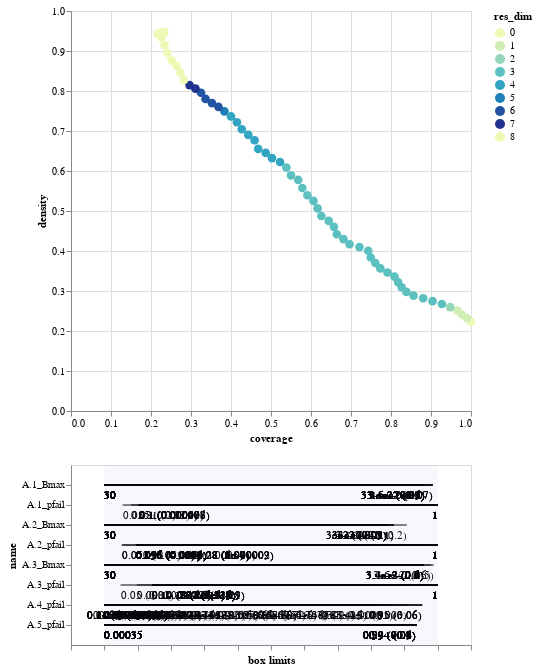

Source (notebook cell):
### Code cell
box.inspect_tradeoff()

### Figure 1 — Vega-Lite specification as saved in the notebook (floating-point values rounded to 4 significant figures; data arrays with more than 128 entries replaced by an {"elided": "..."} marker saying what was removed)
{"config": {"view": {"continuousWidth": 400, "continuousHeight": 300}}, "vconcat": [{"data": {"name": "data-114be49dfb605def143409e3933ea396"}, "mark": {"type": "circle", "size": 75}, "encoding": {"color": {"type": "ordinal", "field": "res_dim", "scale": {"range": ["#eff9b6", "#d0edb3", "#97d6b9", "#5dc0c0", "#31a5c2", "#1f80b8", "#2354a3", "#21318d"]}}, "opacity": {"condition": {"value": 1, "selection": "selector001"}, "value": 0.4}, "tooltip": [{"type": "ordinal", "field": "id"}, {"type": "quantitative", "field": "coverage", "format": ".2"}, {"type": "quantitative", "field": "density", "format": ".2"}, {"type": "ordinal", "field": "res_dim"}], "x": {"type": "quantitative", "field": "coverage"}, "y": {"type": "quantitative", "field": "density"}}, "height": 400, "selection": {"selector001": {"type": "single", "fields": ["id"]}}, "width": 400}, {"layer": [{"data": {"name": "data-e1894ce17db43bb0b4fbb9419f4625ed"}, "mark": "rule", "encoding": {"x": {"type": "quantitative", "axis": {"grid": false, "labels": false, "title": "box limits"}, "field": "x_lower", "scale": {"domain": [0, 1], "padding": 0.1}}, "x2": {"field": "x_upper"}, "y": {"type": "nominal", "field": "name", "scale": {"padding": 1.0}}}, "transform": [{"calculate": "(datum.x1-datum.minimum)/(datum.maximum-datum.minimum)", "as": "x_lower"}, {"calculate": "(datum.x2-datum.minimum)/(datum.maximum-datum.minimum)", "as": "x_upper"}, {"filter": {"selection": "selector001"}}], "width": 400}, {"data": {"name": "data-e1894ce17db43bb0b4fbb9419f4625ed"}, "mark": {"type": "text", "align": "left", "baseline": "top", "dy": 5}, "encoding": {"text": {"type": "ordinal", "field": "text"}, "x": {"type": "quantitative", "axis": {"grid": false, "labels": false, "title": "box limits"}, "field": "x_lower", "scale": {"domain": [0, 1], "padding": 0.1}}, "x2": {"field": "x_upper"}, "y": {"type": "nominal", "field": "name", "scale": {"padding": 1.0}}}, "transform": [{"calculate": "(datum.x1-datum.minimum)/(datum.maximum-datum.minimum)", "as": "x_lower"}, {"calculate": "(datum.x2-datum.minimum)/(datum.maximum-datum.minimum)", "as": "x_upper"}, {"filter": {"selection": "selector001"}}, {"calculate": "datum.qp_lower>0?format(datum.x1, \".2\")+\" (\"+format(datum.qp_lower, \".1~g\")+\")\" :format(datum.x1, \".2\")", "as": "text"}], "width": 400}, {"data": {"name": "data-e1894ce17db43bb0b4fbb9419f4625ed"}, "mark": {"type": "text", "align": "right", "baseline": "top", "dy": 5}, "encoding": {"text": {"type": "ordinal", "field": "text"}, "x": {"type": "quantitative", "field": "x_upper"}, "x2": {"field": "x_upper"}, "y": {"type": "nominal", "field": "name", "scale": {"padding": 1.0}}}, "transform": [{"calculate": "(datum.x1-datum.minimum)/(datum.maximum-datum.minimum)", "as": "x_lower"}, {"calculate": "(datum.x2-datum.minimum)/(datum.maximum-datum.minimum)", "as": "x_upper"}, {"filter": {"selection": "selector001"}}, {"calculate": "datum.qp_upper>0?format(datum.x2, \".2\")+\" (\"+format(datum.qp_upper, \".1\")+\")\" :format(datum.x2, \".2\")", "as": "text"}], "width": 400}, {"data": {"name": "data-bb8d07f6df3d47a6a475317795287b23"}, "mark": {"type": "rect", "opacity": 0.05}, "encoding": {"x": {"type": "quantitative", "field": "start"}, "x2": {"field": "end"}}}, {"data": {"name": "data-d751713988987e9331980363e24189ce"}, "mark": "point", "encoding": {"x": {"type": "quantitative", "field": "x"}, "y": {"type": "nominal", "field": "name"}}, "transform": [{"filter": {"selection": "selector001"}}], "width": 400}, {"data": {"name": "data-d751713988987e9331980363e24189ce"}, "mark": {"type": "text", "align": "center", "baseline": "top", "dy": 5}, "encoding": {"text": {"type": "nominal", "field": "item"}, "x": {"type": "quantitative", "field": "x"}, "y": {"type": "nominal", "field": "name"}}, "transform": [{"filter": {"selection": "selector001"}}], "width": 400}]}], "$schema": "https://vega.github.io/schema/vega-lite/v4.8.1.json", "datasets": {"data-114be49dfb605def143409e3933ea396": [{"coverage": 1.0, "density": 0.2227, "id": 0, "mass": 1.0, "mean": 0.2227, "res_dim": 0}, {"coverage": 0.9897, "density": 0.232, "id": 1, "mass": 0.95, "mean": 0.232, "res_dim": 1}, {"coverage": 0.9775, "density": 0.2414, "id": 2, "mass": 0.902, "mean": 0.2414, "res_dim": 1}, {"coverage": 0.9659, "density": 0.2513, "id": 3, "mass": 0.856, "mean": 0.2513, "res_dim": 1}, {"coverage": 0.9479, "density": 0.2597, "id": 4, "mass": 0.813, "mean": 0.2597, "res_dim": 2}, {"coverage": 0.9273, "density": 0.2675, "id": 5, "mass": 0.772, "mean": 0.2675, "res_dim": 3}, {"coverage": 0.9039, "density": 0.2746, "id": 6, "mass": 0.733, "mean": 0.2746, "res_dim": 3}, {"coverage": 0.8806, "density": 0.2818, "id": 7, "mass": 0.696, "mean": 0.2818, "res_dim": 3}, {"coverage": 0.8563, "density": 0.2885, "id": 8, "mass": 0.661, "mean": 0.2885, "res_dim": 3}, {"coverage": 0.8383, "density": 0.2978, "id": 9, "mass": 0.627, "mean": 0.2978, "res_dim": 3}, {"coverage": 0.8267, "density": 0.3094, "id": 10, "mass": 0.595, "mean": 0.3094, "res_dim": 3}, {"coverage": 0.8177, "density": 0.3223, "id": 11, "mass": 0.565, "mean": 0.3223, "res_dim": 3}, {"coverage": 0.8087, "density": 0.336, "id": 12, "mass": 0.536, "mean": 0.336, "res_dim": 3}, {"coverage": 0.7912, "density": 0.3462, "id": 13, "mass": 0.509, "mean": 0.3462, "res_dim": 3}, {"coverage": 0.7732, "density": 0.3565, "id": 14, "mass": 0.483, "mean": 0.3565, "res_dim": 3}, {"coverage": 0.7607, "density": 0.3699, "id": 15, "mass": 0.458, "mean": 0.3699, "res_dim": 3}, {"coverage": 0.7494, "density": 0.3837, "id": 16, "mass": 0.435, "mean": 0.3837, "res_dim": 3}, {"coverage": 0.7432, "density": 0.4007, "id": 17, "mass": 0.413, "mean": 0.4007, "res_dim": 3}, {"coverage": 0.7211, "density": 0.4097, "id": 18, "mass": 0.392, "mean": 0.4097, "res_dim": 3}, {"coverage": 0.6965, "density": 0.4169, "id": 19, "mass": 0.372, "mean": 0.4169, "res_dim": 3}, {"coverage": 0.6812, "density": 0.4297, "id": 20, "mass": 0.353, "mean": 0.4297, "res_dim": 3}, {"coverage": 0.6646, "density": 0.4418, "id": 21, "mass": 0.335, "mean": 0.4418, "res_dim": 3}, {"coverage": 0.6574, "density": 0.4604, "id": 22, "mass": 0.318, "mean": 0.4604, "res_dim": 3}, {"coverage": 0.6444, "density": 0.4752, "id": 23, "mass": 0.302, "mean": 0.4752, "res_dim": 3}, {"coverage": 0.626, "density": 0.4874, "id": 24, "mass": 0.286, "mean": 0.4874, "res_dim": 3}, {"coverage": 0.6165, "density": 0.5066, "id": 25, "mass": 0.271, "mean": 0.5066, "res_dim": 3}, {"coverage": 0.6062, "density": 0.5253, "id": 26, "mass": 0.257, "mean": 0.5253, "res_dim": 3}, {"coverage": 0.5909, "density": 0.5393, "id": 27, "mass": 0.244, "mean": 0.5393, "res_dim": 3}, {"coverage": 0.5784, "density": 0.5576, "id": 28, "mass": 0.231, "mean": 0.5576, "res_dim": 3}, {"coverage": 0.568, "density": 0.5776, "id": 29, "mass": 0.219, "mean": 0.5776, "res_dim": 3}, {"coverage": 0.5501, "density": 0.5889, "id": 30, "mass": 0.208, "mean": 0.5889, "res_dim": 3}, {"coverage": 0.5384, "density": 0.6086, "id": 31, "mass": 0.197, "mean": 0.6086, "res_dim": 3}, {"coverage": 0.5227, "density": 0.6225, "id": 32, "mass": 0.187, "mean": 0.6225, "res_dim": 4}, {"coverage": 0.5025, "density": 0.6322, "id": 33, "mass": 0.177, "mean": 0.6322, "res_dim": 4}, {"coverage": 0.4868, "density": 0.6452, "id": 34, "mass": 0.168, "mean": 0.6452, "res_dim": 4}, {"coverage": 0.4679, "density": 0.6553, "id": 35, "mass": 0.159, "mean": 0.6553, "res_dim": 4}, {"coverage": 0.4589, "density": 0.6768, "id": 36, "mass": 0.151, "mean": 0.6768, "res_dim": 4}, {"coverage": 0.4432, "density": 0.6902, "id": 37, "mass": 0.143, "mean": 0.6902, "res_dim": 4}, {"coverage": 0.427, "density": 0.7044, "id": 38, "mass": 0.135, "mean": 0.7044, "res_dim": 4}, {"coverage": 0.4149, "density": 0.7219, "id": 39, "mass": 0.128, "mean": 0.7219, "res_dim": 4}, {"coverage": 0.4001, "density": 0.7364, "id": 40, "mass": 0.121, "mean": 0.7364, "res_dim": 4}, {"coverage": 0.3835, "density": 0.7491, "id": 41, "mass": 0.114, "mean": 0.7491, "res_dim": 5}, {"coverage": 0.3687, "density": 0.7602, "id": 42, "mass": 0.108, "mean": 0.7602, "res_dim": 6}, {"coverage": 0.3525, "density": 0.7696, "id": 43, "mass": 0.102, "mean": 0.7696, "res_dim": 6}, {"coverage": 0.3363, "density": 0.7802, "id": 44, "mass": 0.096, "mean": 0.7802, "res_dim": 6}, {"coverage": 0.3251, "density": 0.7956, "id": 45, "mass": 0.091, "mean": 0.7956, "res_dim": 6}, {"coverage": 0.3112, "density": 0.8058, "id": 46, "mass": 0.086, "mean": 0.8058, "res_dim": 7}, {"coverage": 0.2964, "density": 0.8148, "id": 47, "mass": 0.081, "mean": 0.8148, "res_dim": 7}, {"coverage": 0.2824, "density": 0.8276, "id": 48, "mass": 0.076, "mean": 0.8276, "res_dim": 8}, {"coverage": 0.2735, "density": 0.8458, "id": 49, "mass": 0.072, "mean": 0.8458, "res_dim": 8}, {"coverage": 0.2636, "density": 0.8632, "id": 50, "mass": 0.068, "mean": 0.8632, "res_dim": 8}, {"coverage": 0.2519, "density": 0.8766, "id": 51, "mass": 0.064, "mean": 0.8766, "res_dim": 8}, {"coverage": 0.2411, "density": 0.895, "id": 52, "mass": 0.06, "mean": 0.895, "res_dim": 8}, {"coverage": 0.2339, "density": 0.914, "id": 53, "mass": 0.057, "mean": 0.914, "res_dim": 8}, {"coverage": 0.2263, "density": 0.9333, "id": 54, "mass": 0.054, "mean": 0.9333, "res_dim": 8}, {"coverage": 0.216, "density": 0.9431, "id": 55, "mass": 0.051, "mean": 0.9431, "res_dim": 8}, {"coverage": 0.2205, "density": 0.9442, "id": 56, "mass": 0.052, "mean": 0.9442, "res_dim": 8}, {"coverage": 0.225, "density": 0.9453, "id": 57, "mass": 0.053, "mean": 0.9453, "res_dim": 8}, {"coverage": 0.2295, "density": 0.9463, "id": 58, "mass": 0.054, "mean": 0.9463, "res_dim": 8}, {"coverage": 0.2339, "density": 0.9473, "id": 59, "mass": 0.055, "mean": 0.9473, "res_dim": 8}], "data-e1894ce17db43bb0b4fbb9419f4625ed": {"elided": "261 records"}, "data-bb8d07f6df3d47a6a475317795287b23": [{"start": 0, "end": 1}], "data-d751713988987e9331980363e24189ce": []}}
